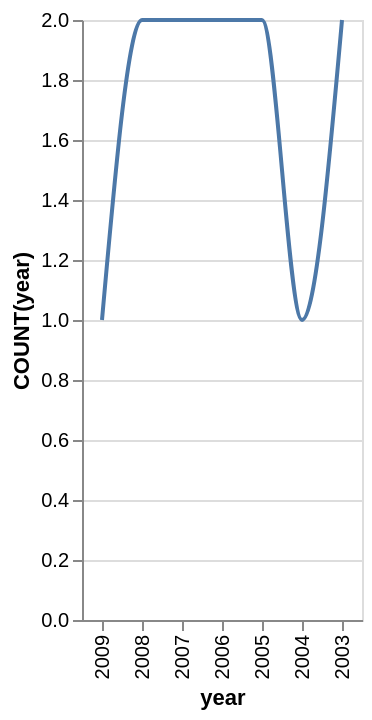

Vega-Lite specification stored for this chart:
### Vega-Lite specification from a JSON file in a GitHub repository (floating-point values rounded to 4 significant figures)
{"data": {"values": [{"x_data": "2009", "y_data": 1}, {"x_data": "2008", "y_data": 2}, {"x_data": "2007", "y_data": 2}, {"x_data": "2006", "y_data": 2}, {"x_data": "2005", "y_data": 2}, {"x_data": "2004", "y_data": 1}, {"x_data": "2003", "y_data": 2}]}, "mark": {"type": "line", "interpolate": "monotone"}, "encoding": {"x": {"field": "x_data", "type": "nominal", "title": "year", "sort": "descending"}, "y": {"field": "y_data", "type": "quantitative", "title": "COUNT(year)"}}}
